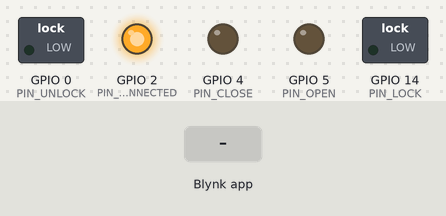
The sketch below on a simulated ESP8266 (NodeMCU). Shown: switched loads named in the sketch (green lamp = pin HIGH), output pins drawn as LEDs (lit = HIGH). The inputs (shaded band) are chosen by the test bench. WiFi joins after 1.5 s; servers stay silent unless stated.

Above: at 3.0 s.
3.1 s: Blynk app writes 1 to V1
At 4.1 s:
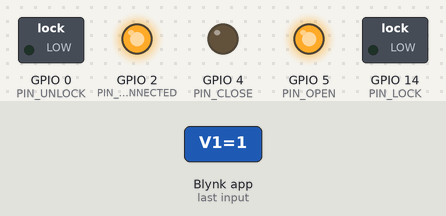
4.6 s: Blynk app writes 1 to V2
At 5.2 s:
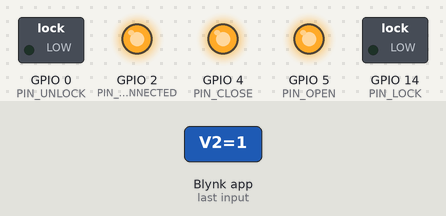
6.1 s: Blynk app writes 0 to V1
At 7.3 s:
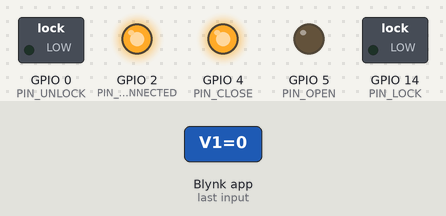
7.6 s: Blynk app writes 1 to V3
At 8.7 s:
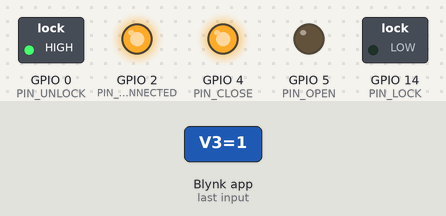
9.1 s: Blynk app writes 200 to V1
At 9.8 s:
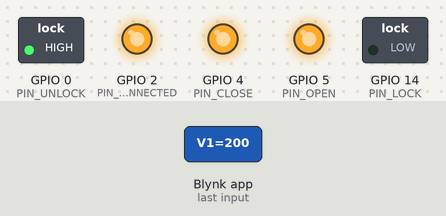
10.6 s: Blynk app writes 0 to V2
At 11.0 s:
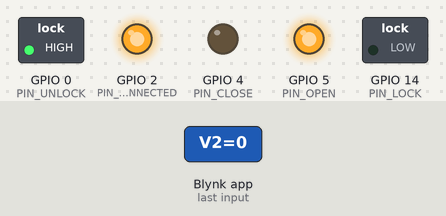
Timing chart, 0 to 13.1 s (numbered marks = the images above; inputs shaded):
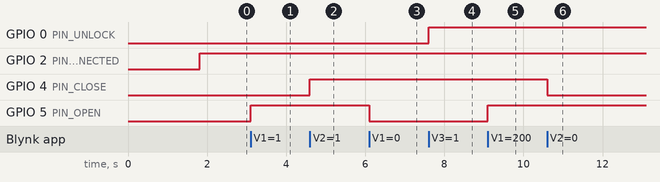

The sketch:

BlynkRemote.ino
```cpp
#define BLYNK_PRINT Serial

#include <ESP8266WiFi.h>
#include <BlynkSimpleEsp8266.h>

// Blynk App Project Auth Token.
char auth[] = "";
// WiFi credentials.
// Set password to "" for open networks.
char ssid[] = "";
char pass[] = "";

#define EspSerial Serial1
#define ESP8266_BAUD 115200

#define PIN_OPEN 5
#define PIN_CLOSE 4
#define PIN_UNLOCK 0
#define PIN_LOCK 14
#define PIN_CONNECTED 2

void doorOpen(int pinValue) {
  digitalWrite(PIN_OPEN, pinValue);
}
void doorClose(int pinValue) {
  digitalWrite(PIN_CLOSE, pinValue);
}
void doorUnlock(int pinValue) {
  digitalWrite(PIN_UNLOCK, pinValue);
}
void doorLock(int pinValue) {
  digitalWrite(PIN_LOCK, pinValue);
}

BLYNK_WRITE(V1) {
  doorOpen(param.asInt());
}
BLYNK_WRITE(V2) {
  doorClose(param.asInt());
}
BLYNK_WRITE(V3) {
  doorUnlock(param.asInt());
}
BLYNK_WRITE(V4) {
  doorLock(param.asInt());
}

void setup() {
  Serial.begin(ESP8266_BAUD);
  EspSerial.begin(ESP8266_BAUD);
  delay(10);
  pinMode(PIN_OPEN, OUTPUT);
  pinMode(PIN_CLOSE, OUTPUT);
  pinMode(PIN_UNLOCK, OUTPUT);
  pinMode(PIN_LOCK, OUTPUT);
  pinMode(PIN_CONNECTED, OUTPUT);
  Blynk.begin(auth, ssid, pass);
}

void loop() {
  Blynk.run();
  if (Blynk.connected()) {
    digitalWrite(PIN_CONNECTED, HIGH);
  } else {
    digitalWrite(PIN_CONNECTED, LOW);
  }

}
```

Measured:
- after the input at 3.1 s, GPIO 5 (PIN_OPEN): LOW → HIGH at once
- after the input at 4.6 s, GPIO 4 (PIN_CLOSE): LOW → HIGH at once
- after the input at 6.1 s, GPIO 5 (PIN_OPEN): HIGH → LOW at once
- after the input at 7.6 s, GPIO 0 (PIN_UNLOCK): LOW → HIGH at once
- after the input at 9.1 s, GPIO 5 (PIN_OPEN): LOW → HIGH at once
- after the input at 10.6 s, GPIO 4 (PIN_CLOSE): HIGH → LOW at once
